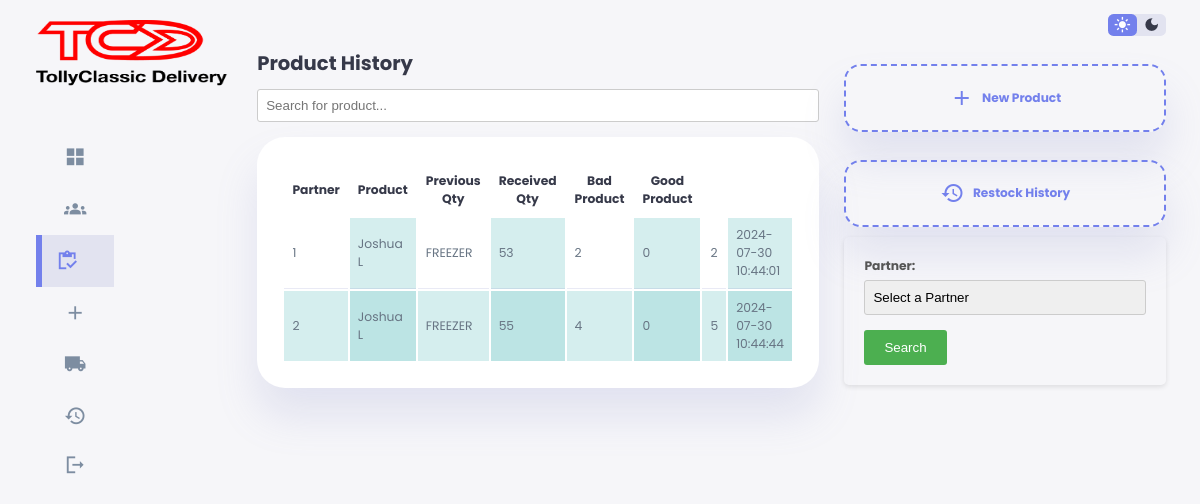
/okojooja/productitan.php, run on the app's committed database.
### tables this page shows
CREATE TABLE `afikun` (
  `id` int(11) NOT NULL,
  `partner` varchar(100) NOT NULL,
  `productName` varchar(100) NOT NULL,
  `oQuantity` varchar(100) NOT NULL,
  `rQuantity` varchar(100) NOT NULL,
  `bQuantity` varchar(100) NOT NULL,
  `quantity` varchar(100) NOT NULL,
  `date` timestamp NOT NULL DEFAULT current_timestamp() ON UPDATE current_timestamp()
);

### okojooja/productitan.php (the view, shortened to what this page needs)
<!DOCTYPE html>
<html lang="en">
<head>
    <link rel="stylesheet" href="css/styl.css">
</head>
<body>
    <div class="container">
        <aside>
            <div class="top">
                <div class="logo">
                    <img src="./images/logo.png">
                </div>
            </div>
            <div class="sideBar">
                <a href="index.php">
                    <span class="material-icons-sharp">grid_view</span>
                </a>
                <a href="alabasepo.php">
                    <span class="material-icons-sharp">groups</span>
                </a>
                <a href="oja.php" class="active">
                    <span class="material-icons-sharp">inventory</span>
                </a>
                <a href="gbigbeTitun2.php">
                    <span class="material-icons-sharp">add</span>
                </a>
                <a href="records.php">
                    <span class="material-icons-sharp">local_shipping</span>
                </a>
                <a href="awe.php" >
                    <span class="material-icons-sharp">history</span>
                </a>
                <a href="../logout.php">
                    <span class="material-icons-sharp">logout</span>
                </a>
            </div>
        </aside>
        <main>
            <div class="recent-sales">
                <h2>Product History</h2>
                <input type="text" id="filterInput" placeholder="Search for product..." onkeyup="filterTable()">
                <table id="shipmentTable" style="width: 100%;">
                    <thead>
                        <tr>
                            <th>Partner</th>
                            <th>Product</th>
                            <th>Previous Qty</th>
                            <th>Received Qty</th>
                            <th>Bad Product</th>
                            <th>Good Product</th>
                        </tr>
                    </thead>
                    <tbody id="table-body">
                        <?php
                        require '../config.php';
                        $query = mysqli_query($conn, "SELECT id, partner, productName, oQuantity, rQuantity, bQuantity, quantity, date FROM afikun ORDER BY partner DESC");
                        if (!$query) {
                            echo "Error fetching data: " . mysqli_error($conn);
                        } else {
                            $serialNumber = 1;
                            while ($row = mysqli_fetch_array($query)) {
                                $partner = $row['partner'];
                                $productName = $row['productName'];
                                $oQuantity = $row['oQuantity'];
                                $rQuantity = $row['rQuantity'];
                                $bQuantity = $row['bQuantity'];
                                $quantity = $row['quantity'];
                                $date = $row['date'];
                                ?>
                        <tr>
                            <td><?php echo $serialNumber; ?></td>
                            <td><?php echo $partner; ?></td>
                            <td><?php echo $productName; ?></td>
                            <td><?php echo $oQuantity; ?></td>
                            <td><?php echo $rQuantity; ?></td>
                            <td><?php echo $bQuantity; ?></td>
                            <td><?php echo $quantity; ?></td>
                            <td><?php echo $date; ?></td>
                        </tr>
                        <?php
                                $serialNumber++;
                            }
                        }
                        ?>
                    </tbody>
                </table>
            </div>
        </main>
        <div class="right">
            <div class="top">
                <div class="theme-toggler">
                    <span class="material-icons-sharp active">light_mode</span>
                    <span class="material-icons-sharp">dark_mode</span>
                </div>
            </div>
            <div class="sales-analytics">
                <a href="ojatitunpipo.php">
                    <div class="item add-product">
                        <div>
                            <span class="material-icons-sharp">add</span>
                            <h3>New Product</h3>
                        </div>
                    </div>
                </a>
            </div>
            <div class="sales-analytics">
                <a href="productitan.php">
                    <div class="item add-product">
                        <div>
                            <span class="material-icons-sharp">history</span>
                            <h3>Restock History</h3>
                        </div>
                    </div>
                </a>
            </div>
            <form action="./wiwa.php" method="GET">
                <label for="Name">Partner:</label>
                <select name="Name" required>
                    <option value="">Select a Partner</option>
                </select>
                <input type="submit" value="Search">
            </form>
        </div>
    </div>
</body>
</html>

### okojooja/productitan.php (style rules this page uses)
table, th, td { padding: 8px; }
tr:nth-child(even) { background-color: rgba(150, 212, 212, 0.4); }
td:nth-child(even) { background-color: rgba(150, 212, 212, 0.4); }

### data on the page
afikun: partner "Joshua L", productName "FREEZER", oQuantity "53", rQuantity "2", bQuantity "0", quantity "2", date "2024-07-30 10:44:01"
afikun: partner "Joshua L", productName "FREEZER", oQuantity "55", rQuantity "4", bQuantity "0", quantity "5", date "2024-07-30 10:44:44"
